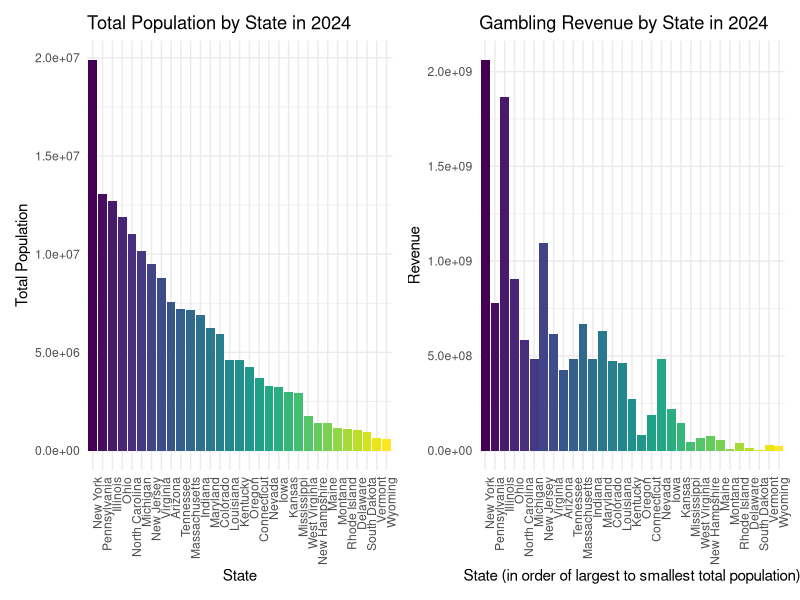
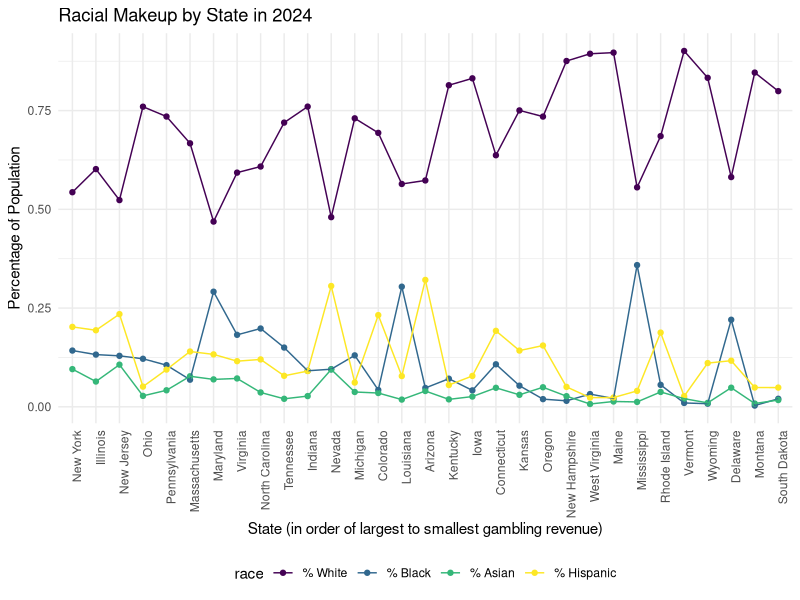
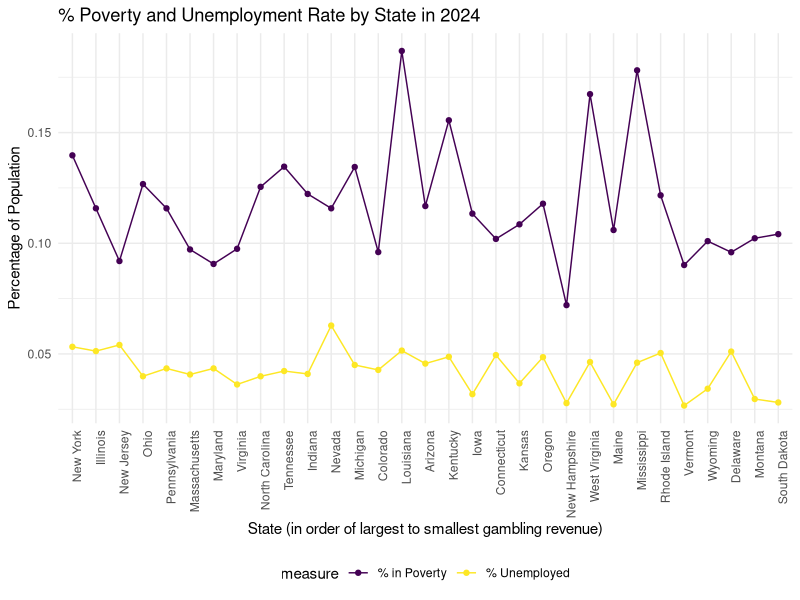

Here is the R script that generated these plots, in order:
## ---- chunk 1
library(tidyverse)
library(patchwork)

knitr::opts_chunk$set(
fig.width = 6,
fig.asp = .6,
out.width = "90%"
)

theme_set(theme_minimal() + theme(legend.position = "bottom"))

options(
ggplot2.continuous.colour = "viridis",
ggplot2.continuous.fill = "viridis"
)

scale_colour_discrete = scale_color_viridis_d
scale_fill_discrete = scale_fill_viridis_d
## ---- chunk 2
model_clean_2024 = read_csv("data/model_clean_2024.csv")
## ---- chunk 3
population_plot = 
  model_clean_2024 |> 
    filter(State != "Washington D.C.") |> #drop DC bc all demographic data is NA
    mutate(
      State = as.factor(State),
      State = fct_reorder(State, total_pop, .desc = TRUE)
    ) |> 
    ggplot(aes(x = State, y = total_pop)) +
    geom_col(aes(fill = State)) +
    theme(
      axis.text.x = element_text(angle = 90, hjust = 1, vjust = 1),
      legend.position = "none") +
    labs(
        y = "Total Population",
        title = "Total Population by State in 2024"
      )
## ---- chunk 4
revenue_plot = 
  model_clean_2024 |> 
    filter(State != "Washington D.C.") |> #drop DC bc all demographic data is NA
    mutate(
      State = as.factor(State),
      State = fct_reorder(State, total_pop, .desc = TRUE)
    ) |> 
    ggplot(aes(x = State, y = Revenue)) +
    geom_col(aes(fill = State)) +
    theme(
      axis.text.x = element_text(angle = 90, hjust = 1, vjust = 1),
      legend.position = "none") +
    labs(
        x = "State (in order of largest to smallest total population)",
        y = "Revenue",
        title = "Gambling Revenue by State in 2024"
      )
## ---- chunk 5
combined_revenue_population = (population_plot + revenue_plot)

combined_revenue_population
## ---- chunk 6
model_clean_2024 |> 
  filter(State != "Washington D.C.") |> #drop DC bc all demographic data is NA
  select(State, Revenue, pct_white, pct_black, pct_asian, pct_hispanic) |> 
  pivot_longer(
    cols = pct_white:pct_hispanic,
    names_to = "race",
    values_to = "percentage"
  ) |> 
  mutate(
      State = as.factor(State),
      State = fct_reorder(State, Revenue, .desc = TRUE),
      race = factor(race,
                  levels = c("pct_white", "pct_black", "pct_asian", "pct_hispanic"),
                  labels = c("% White", "% Black", "% Asian", "% Hispanic"))
  ) |> 
  ggplot(aes(x = State, y = percentage, color = race, group = race)) +
  geom_point() +
  geom_line() +
  theme(axis.text.x = element_text(angle = 90, hjust = 1, vjust = 1)) +
    labs(
        x = "State (in order of largest to smallest gambling revenue)",
        y = "Percentage of Population",
        title = "Racial Makeup by State in 2024",
        fill = "Race"
    ) 
## ---- chunk 7
model_clean_2024 |> 
  filter(State != "Washington D.C.") |> #drop DC bc all demographic data is NA
  select(State, Revenue, unemployment_rate, pct_poverty) |> 
  pivot_longer(
    cols = c("pct_poverty", "unemployment_rate"),
    names_to = "measure",
    values_to = "percentage"
  ) |> 
  mutate(
      State = as.factor(State),
      State = fct_reorder(State, Revenue, .desc = TRUE),
      measure = factor(measure,
                  levels = c("pct_poverty", "unemployment_rate"),
                  labels = c("% in Poverty", "% Unemployed"))
  ) |> 
  ggplot(aes(x = State, y = percentage, color = measure, group = measure)) +
  geom_point() +
  geom_line() +
  theme(axis.text.x = element_text(angle = 90, hjust = 1, vjust = 1)) +
    labs(
        x = "State (in order of largest to smallest gambling revenue)",
        y = "Percentage of Population",
        title = "% Poverty and Unemployment Rate by State in 2024",
        fill = "Measure"
    ) 
